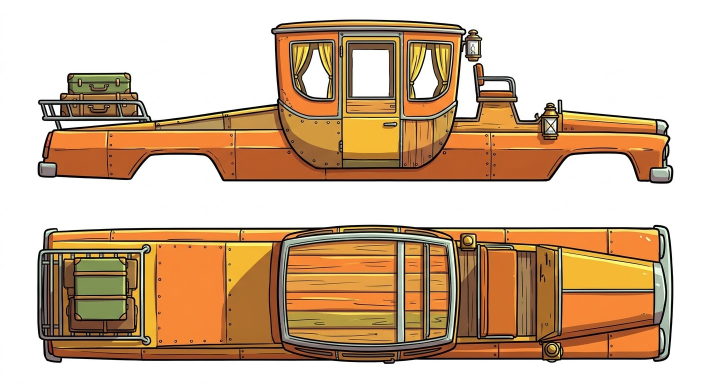
#> input picture klapperkiste/assets/teile/kutsche-roh/kutsche_blatt.jpg, 1408 x 768 px (shown at 1/2 size); its folder holds only this picture in this run
$ python kutsche_kabine.py
#> lines starting #> are read from the running program, lines starting #| are printed output that depends on the picture
#> in main, original is the input picture: PIL image 1408x768 RGB; mean R, G, B 208.2, 180.5, 153.2
"""Einmalige Bearbeitung: Kutschenkabine ganz ins Mittelteil schieben.

Im gelieferten Bild reicht die Kabine über die vordere Naht (x=6) und wird
beim Schneiden geteilt. Das Bild wird waagerecht stückweise verzerrt: das Heck
etwas gestaucht, die Kabine fast unverändert nach links verschoben, die
Vorderpartie etwas gestreckt. Gilt für Seite und Draufsicht gleich, beide
Ansichten bleiben übereinander ausgerichtet.

Aufruf:
  python klapperkiste/tools/einmalig/kutsche_kabine.py
"""

from __future__ import annotations

import os
import sys

from PIL import Image

sys.path.insert(0, os.path.join(os.path.dirname(__file__), ".."))
import teilwerk  # noqa: E402

ROH = os.path.join(teilwerk.TEILE_DIR, "kutsche-roh")

# Stützstellen alt -> neu (x im Originalbild 1408 x 768). Auto von 75 bis 1345,
# eine Zelle sind 127 px, die Nähte liegen bei 456 und 837.
# Kabine (Dachkontur) 543..925 -> 466..830, mit etwas Luft zu beiden Nähten.
STUETZEN = [(0, 0), (75, 75), (543, 466), (925, 830), (1345, 1345), (1408, 1408)]


def bearbeiten(original: Image.Image) -> Image.Image:
    bild = original.convert("RGB")
    neu = Image.new("RGB", bild.size, (255, 255, 255))
#> neu: PIL image 1408x768 RGB; every value is 255
    for (a0, b0), (a1, b1) in zip(STUETZEN, STUETZEN[1:]):
        stueck = bild.crop((a0, 0, a1, bild.height)).resize((b1 - b0, bild.height), Image.LANCZOS)
        neu.paste(stueck, (b0, 0))
#> this loop made 5 passes
#> pass 2, in bearbeiten, `stueck = bild.crop((a0, 0, a1, bild.height)).resize((b1 - b0, bild.hei..`:
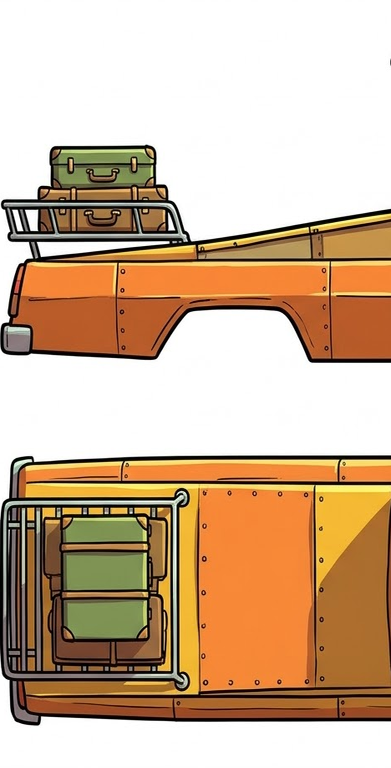
#> stueck: PIL image 391x768 RGB; mean R, G, B 207.3, 179.4, 151.7
#> pass 3, in bearbeiten, `stueck = bild.crop((a0, 0, a1, bild.height)).resize((b1 - b0, bild.hei..`:
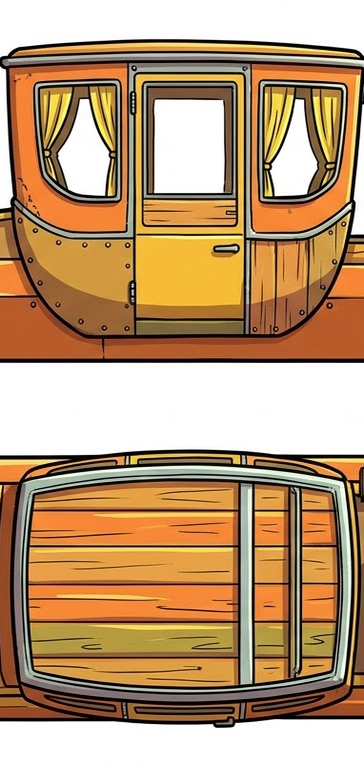
#> stueck: PIL image 364x768 RGB; mean R, G, B 187.6, 154.4, 118.5
#> after the loop:
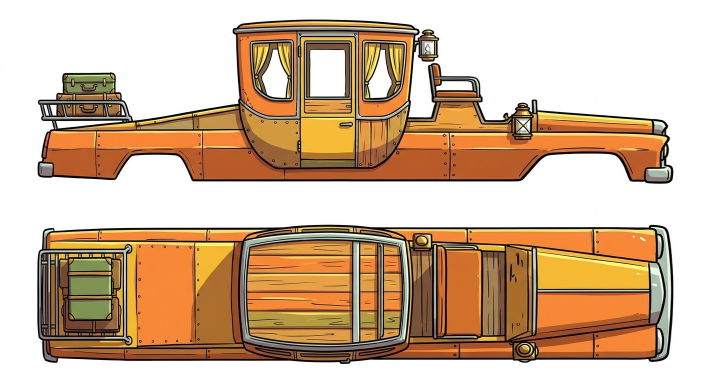
#> neu: PIL image 1408x768 RGB (shown at 1/2 size); mean R, G, B 208.8, 181.1, 153.9
#> after the loop:
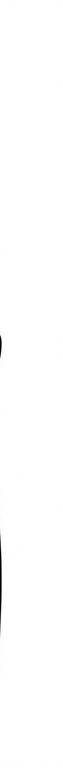
#> stueck: PIL image 63x768 RGB; min 0, max 255, mean 254.2
    return neu


def main() -> int:
    original = Image.open(os.path.join(ROH, "kutsche_blatt.jpg"))
    ziel = os.path.join(ROH, "kutsche_blatt.png")
    bearbeiten(original).save(ziel)
    print(f"{os.path.relpath(ziel)}: Kabine ins Mittelteil verschoben")
    return 0


if __name__ == "__main__":
    sys.exit(main())
#> (the program exits here)

$ run again, on klapperkiste/assets/teile/kutsche-roh/kutsche_blatt.png
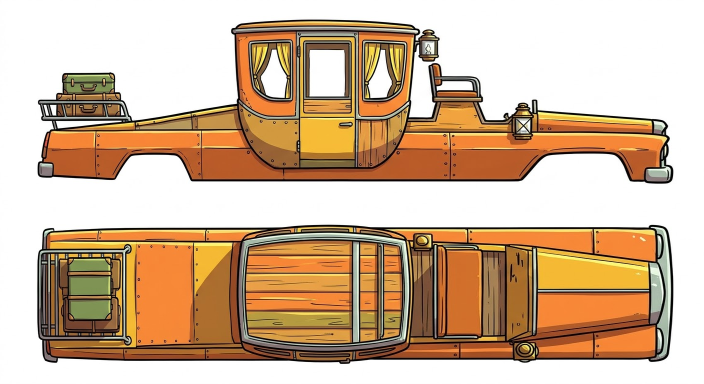
#> input picture klapperkiste/assets/teile/kutsche-roh/kutsche_blatt.png, 1408 x 768 px, given in place of kutsche_blatt.jpg, which was not available (shown at 1/2 size)
#> in main, original is the input picture: PIL image 1408x768 RGB; mean R, G, B 208.8, 181, 153.8
#> the loop in bearbeiten, `for (a0, b0), (a1, b1) in zip(STUETZEN, STUETZEN[1:]):` made 5 passes
#> pass 3, in bearbeiten, `stueck = bild.crop((a0, 0, a1, bild.height)).resize((b1 - b0, bild.hei..`:
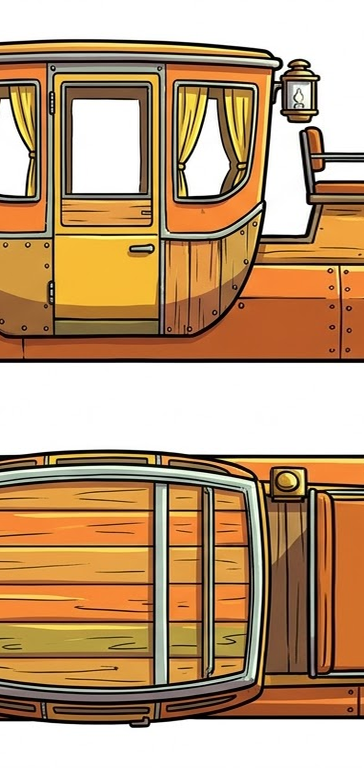
#> stueck: PIL image 364x768 RGB; mean R, G, B 189.6, 157.1, 122.9
#> after the loop in bearbeiten, `for (a0, b0), (a1, b1) in zip(STUETZEN, STUETZEN[1:]):`:
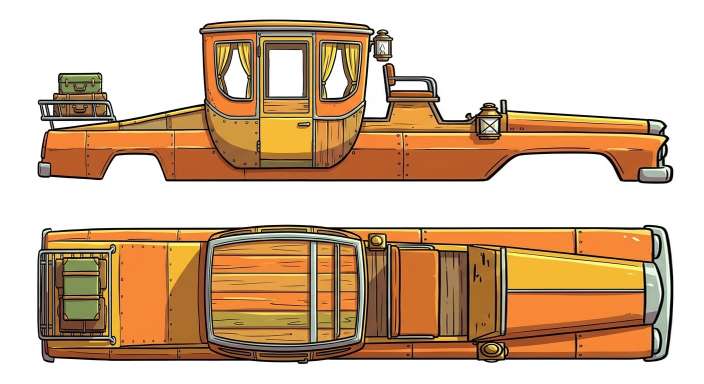
#> neu: PIL image 1408x768 RGB (shown at 1/2 size); mean R, G, B 209.9, 182.1, 155
